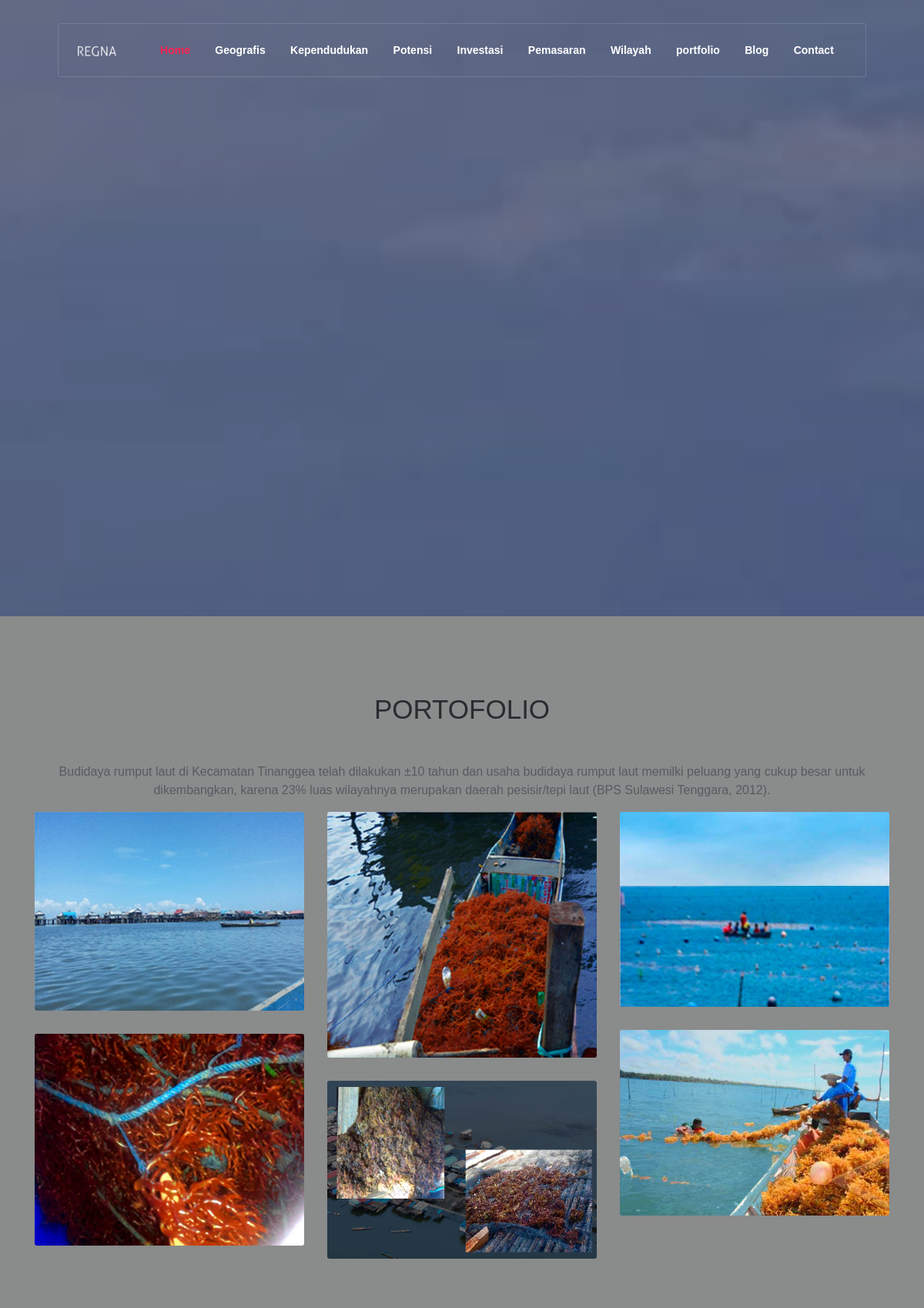
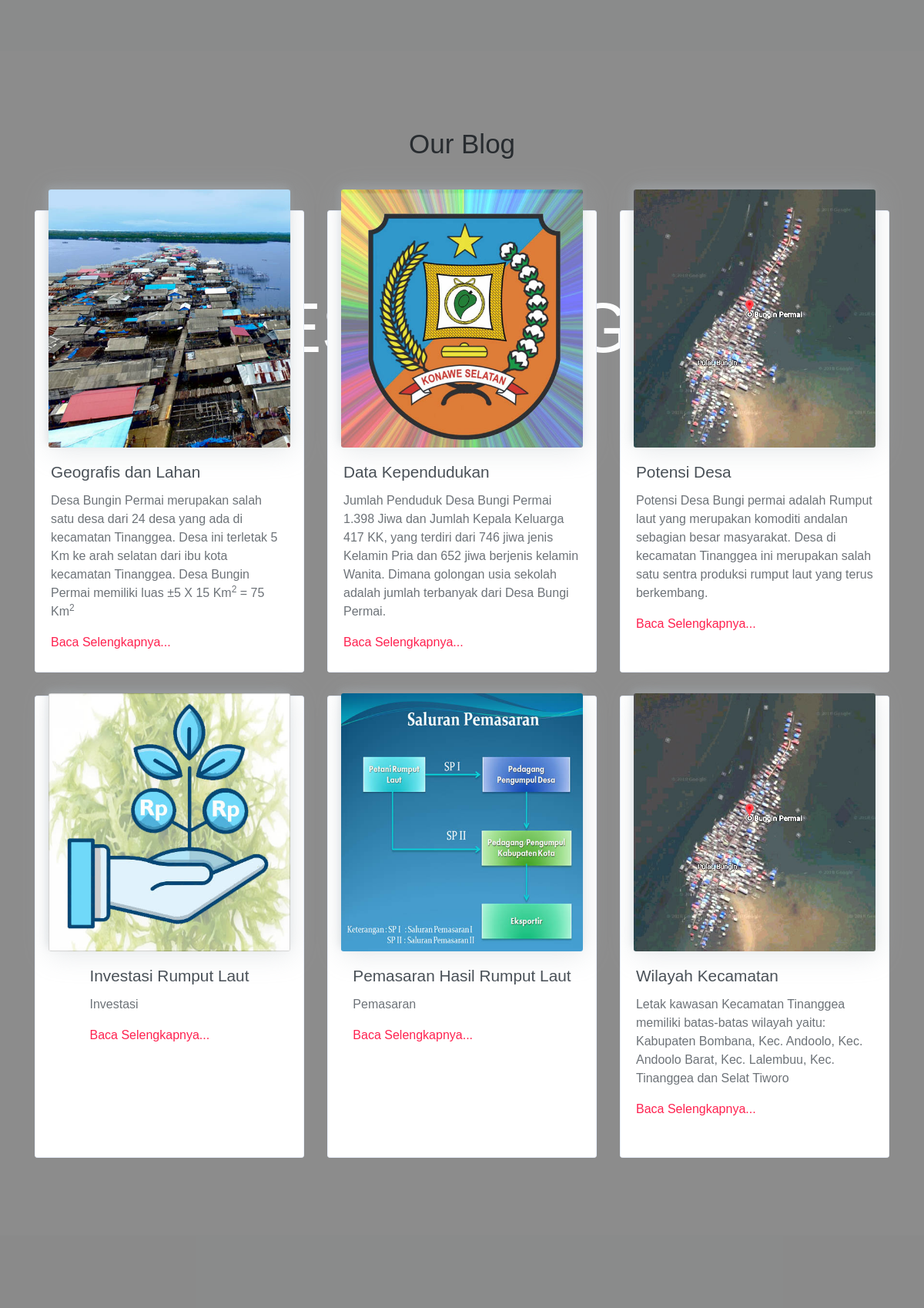
/pemoeping/public_html/index.php (upper part), run on the app's committed database (2 pictures, top to bottom).
### tables this page shows
CREATE TABLE `uraian` (
  `id_uraian` int(11) NOT NULL,
  `judul` varchar(50) NOT NULL,
  `uraian_singkat` varchar(500) NOT NULL,
  `uraian_lengkap` text NOT NULL,
  `photo` varchar(50) NOT NULL
);

### pemoeping/public_html/index.php (the view, shortened to what this page needs)
<!DOCTYPE html>
<html lang="en">
<head>
    <link rel="stylesheet" href="assets/vendors/themify-icons/css/themify-icons.css">
    <link rel="stylesheet" href="assets/css/creative-studio.css">
</head>
<body data-spy="scroll" data-target=".navbar" data-offset="40" id="home">
    <nav class="navbar custom-navbar navbar-expand-lg navbar-dark" data-spy="affix" data-offset-top="20">
        <div class="container">
            <a class="navbar-brand" href="#">
                <img src="assets/imgs/logo.png" alt="Download free bootstrap 4 landing page, free boootstrap 4 templates, Download free bootstrap 4.1 landing page, free boootstrap 4.1.1 templates, Creative studio Landing page">
            </a>
            <div class="collapse navbar-collapse" id="navbarSupportedContent">
                <ul class="navbar-nav ml-auto">
                    <li class="nav-item">
                        <a class="nav-link" href="#home">Home</a>
                    </li>
                    <li class="nav-item">
                        <a class="nav-link" href="page1.php?id_uraian=1">Geografis</a>
                    </li>
                    <li class="nav-item">
                        <a class="nav-link" href="page1.php?id_uraian=2">Kependudukan</a>
                    <li class="nav-item">
                        <a class="nav-link" href="page1.php?id_uraian=3">Potensi</a>
                    </li>
                    <li class="nav-item">
                        <a class="nav-link" href="page1.php?id_uraian=4">Investasi</a>
                    </li>
                    <li class="nav-item">
                        <a class="nav-link" href="page1.php?id_uraian=5">Pemasaran</a>
                    </li>
                    <li class="nav-item">
                        <a class="nav-link" href="page1.php?id_uraian=6">Wilayah</a>
                    </li>
                    <li class="nav-item">
                        <a class="nav-link" href="#portfolio">portfolio</a>
                    </li>
                    <li class="nav-item">
                        <a class="nav-link" href="#blog">Blog</a>
                    </li>
                    <li class="nav-item">
                        <a class="nav-link" href="#contact">Contact</a>
                    </li>
                </ul>
            </div>
        </div>
    </nav>
    <header class="header">
        <div class="overlay">
            <h6 class="subtitle">SELAMAT DATANG DI </h6>
            <h1 class="title">DESA BUNGIN</h1>
            <div class="buttons text-center">
                <a href="#contact" class="btn btn-outline-light rounded w-lg btn-lg my-1">Contact Us</a>
            </div>
        </div>
    </header>
    <section id="portfolio">
        <div class="container text-center">
            <h6 class="section-title mb-5">PORTOFOLIO</h6>
            <p>Budidaya rumput laut di Kecamatan Tinanggea telah dilakukan ±10 tahun dan usaha budidaya rumput laut memilki peluang yang cukup besar untuk dikembangkan, karena 23% luas wilayahnya merupakan daerah pesisir/tepi laut (BPS Sulawesi Tenggara, 2012).</p>
            <div class="row">
                <div class="col-sm-4">
                    <div class="img-wrapper">
                        <img src="assets/img/portfolio/1.jpg">
                    </div>
                    <div class="img-wrapper">
                        <img src="assets/img/portfolio/2.jpg">
                    </div>
                </div>
                <div class="col-sm-4">
                    <div class="img-wrapper">
                        <img src="assets/img/portfolio/3_1.jpg">
                    </div>
                    <div class="img-wrapper">
                        <img src="assets/img/portfolio/9_1.jpg">
                    </div>
                </div>
                <div class="col-sm-4">
                    <div class="img-wrapper">
                        <img src="assets/img/portfolio/4.jpg">
                    </div>
                    <div class="img-wrapper">
                        <img src="assets/img/portfolio/5.jpg">
                    </div>
                </div>
            </div>
        </div>
    </section>
    <section id="blog">
        <div class="container">
            <h6 class="section-title mb-6 text-center">Our Blog</h6>
            <?php
            $connection = mysqli_connect("localhost", "root", "", "desa_bungi");
            ?>
            <div class="row mb-4">
                <div class="col-md-4">
                    <?php
                    $hasil = mysqli_query($connection, "SELECT * FROM uraian WHERE id_uraian = 1");
                    $column = mysqli_fetch_row($hasil);
                    ?>
                    <div class="card blog-post my-4 my-sm-5 my-md-0" style="height: 600px">
                        <img src="assets/img/dummies/<?php echo $column[4] ?>" alt="Download free bootstrap 4 landing page, free boootstrap 4 templates, Download free bootstrap 4.1 landing page, free boootstrap 4.1.1 templates, Creative studio Landing page">
                        <div class="card-body">
                            <h5 class="card-title"><?php echo $column[1] ?></h5>
                            <p><?php echo $column[2] ?></p>
                            <a href="page1.php?id_uraian=1" class="d-block mt-3">Baca Selengkapnya...</a>
                        </div>
                    </div>
                </div>
                <div class="col-md-4">
                    <?php
                    $hasil = mysqli_query($connection, "SELECT * FROM uraian WHERE id_uraian = 2");
                    $column = mysqli_fetch_row($hasil);
                    ?>
                    <div class="card blog-post my-4 my-sm-5 my-md-0" style="height: 600px">
                        <img src="assets/img/dummies/<?php echo $column[4] ?>" alt="Download free bootstrap 4 landing page, free boootstrap 4 templates, Download free bootstrap 4.1 landing page, free boootstrap 4.1.1 templates, Creative studio Landing page">
                        <div class="card-body">
                            <h5 class="card-title"><?php echo $column[1] ?></h5>
                            <p><?php echo $column[2] ?></p>
                            <a href="page1.php?id_uraian=2" class="d-block mt-3">Baca Selengkapnya...</a>
                        </div>
                    </div>
                </div>
                <br>
                <div class="col-md-4">
                    <?php
                    $hasil = mysqli_query($connection, "SELECT * FROM uraian WHERE id_uraian = 3");
                    $column = mysqli_fetch_row($hasil);
                    ?>
                    <div class="card blog-post my-4 my-sm-5 my-md-0" style="height: 600px">
                        <img src="assets/img/dummies/<?php echo $column[4] ?>" alt="Download free bootstrap 4 landing page, free boootstrap 4 templates, Download free bootstrap 4.1 landing page, free boootstrap 4.1.1 templates, Creative studio Landing page">
                        <div class="card-body">
                            <h5 class="card-title"><?php echo $column[1] ?></h5>
                            <p><?php echo $column[2] ?></p>
                            <a href="page1.php?id_uraian=3" class="d-block mt-3">Baca Selengkapnya...</a>
                        </div>
                    </div>
                </div>
                <br>
            </div>
            <div class="row">
                <div class="col-md-4">
                    <?php
                    $hasil = mysqli_query($connection, "SELECT * FROM uraian WHERE id_uraian = 4");
                    $column = mysqli_fetch_row($hasil);
                    ?>
                    <div class="card blog-post my-4 my-sm-5 my-md-0" style="height: 600px">
                        <br><img src="assets/img/dummies/<?php echo $column[4] ?>" alt="Download free bootstrap 4 landing page, free boootstrap 4 templates, Download free bootstrap 4.1 landing page, free boootstrap 4.1.1 templates, Creative studio Landing page">
                        <div class="card-body">
                            <h5 class="card-title"><?php echo $column[1] ?></h5>
                            <p><?php echo $column[2] ?></p>
                            <a href="page1.php?id_uraian=4" class="d-block mt-3">Baca Selengkapnya...</a>
                        </div>
                    </div>
                </div>
                <br>
                <div class="col-md-4">
                    <?php
                    $hasil = mysqli_query($connection, "SELECT * FROM uraian WHERE id_uraian = 5");
                    $column = mysqli_fetch_row($hasil);
                    ?>
                    <div class="card blog-post my-4 my-sm-5 my-md-0" style="height: 600px">
                        <br><img src="assets/img/dummies/<?php echo $column[4] ?>" alt="Download free bootstrap 4 landing page, free boootstrap 4 templates, Download free bootstrap 4.1 landing page, free boootstrap 4.1.1 templates, Creative studio Landing page">
                        <div class="card-body">
                            <h5 class="card-title"><?php echo $column[1] ?></h5>
                            <p><?php echo $column[2] ?></p>
                            <a href="page1.php?id_uraian=5" class="d-block mt-3">Baca Selengkapnya...</a>
                        </div>
                    </div>
                </div>
                <br>
                <br>
                <div class="col-md-4">
                    <?php
                    $hasil = mysqli_query($connection, "SELECT * FROM uraian WHERE id_uraian = 9");
                    $column = mysqli_fetch_row($hasil);
                    ?>
                    <div class="card blog-post my-4 my-sm-5 my-md-0" style="height: 600px">
                        <br><img src="assets/img/dummies/<?php echo $column[4] ?>" alt="Download free bootstrap 4 landing page, free boootstrap 4 templates, Download free bootstrap 4.1 landing page, free boootstrap 4.1.1 templates, Creative studio Landing page">
                        <div class="card-body">
                            <h5 class="card-title"><?php echo $column[1] ?></h5>
                            <p><?php echo $column[2] ?></p>
                            <a href="page1.php?id_uraian=9" class="d-block mt-3">Baca Selengkapnya...</a>
                        </div>
                    </div>
                </div>
            </div>
        </div>
    </section>
    <section class="section" id="contact">
    </section>
</body>
</html>

### data on the page
uraian: photo (picture), judul "Geografis dan Lahan", uraian_singkat "Desa Bungin Permai merupakan salah satu desa dari 24 desa yang ada di kecamatan Tinanggea. Desa ini terletak 5 Km ke arah selatan dari ibu kota kecamatan Tinanggea. Desa Bungin Permai memiliki luas ±5 X 15 Km 2 = 75 Km 2"
uraian: photo (picture), judul "Data Kependudukan", uraian_singkat "Jumlah Penduduk Desa Bungi Permai 1.398 Jiwa dan Jumlah Kepala Keluarga 417 KK, yang terdiri dari 746 jiwa jenis Kelamin Pria dan 652 jiwa berjenis kelamin Wanita. Dimana golongan usia sekolah adalah jumlah terbanyak dari Desa Bungi Permai."
uraian: photo (picture), judul "Potensi Desa", uraian_singkat "Potensi Desa Bungi permai adalah Rumput laut yang merupakan komoditi andalan sebagian besar masyarakat. Desa di kecamatan Tinanggea ini merupakan salah satu sentra produksi rumput laut yang terus berkembang."
uraian: photo (picture), judul "Investasi Rumput Laut", uraian_singkat "Investasi"
uraian: photo (picture), judul "Pemasaran Hasil Rumput Laut", uraian_singkat "Pemasaran"
uraian: photo (picture), judul "Wilayah Kecamatan", uraian_singkat "Letak kawasan Kecamatan Tinanggea memiliki batas-batas wilayah yaitu: Kabupaten Bombana, Kec. Andoolo, Kec. Andoolo Barat, Kec. Lalembuu, Kec. Tinanggea dan Selat Tiworo"
